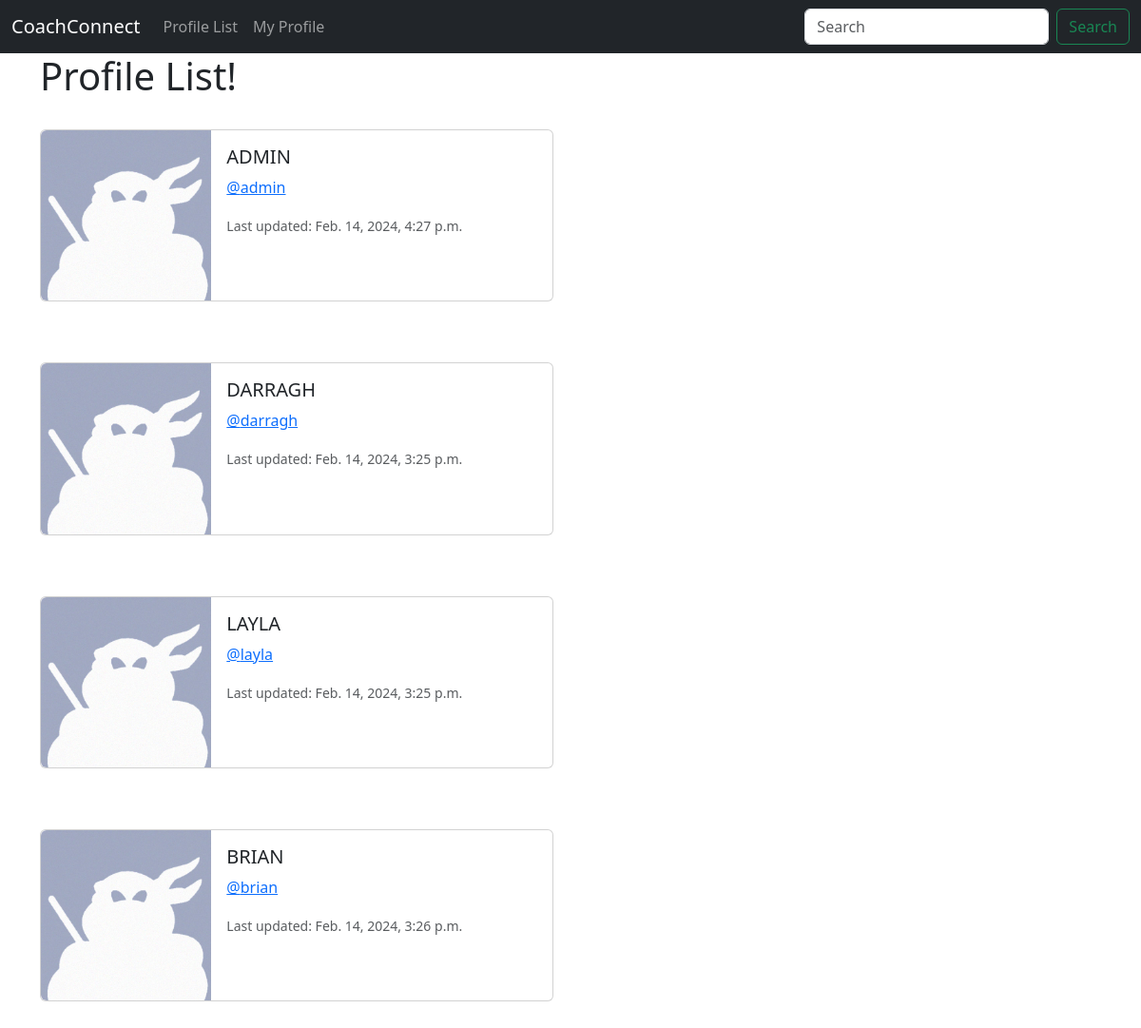
Page /profile_list/ (signed in) on the committed database.
### coachconnect/models.py (models this page shows, shortened)
class Profile(models.Model):
    user = models.OneToOneField(User, on_delete=models.CASCADE)
    follows = models.ManyToManyField(
        "self",
        related_name="followed_by",
        symmetrical=False,
        blank=True
    )
    date_modified = models.DateTimeField(User, auto_now = True)

### coachconnect/views.py (the view)
# urls.py: path('profile_list/', views.profile_list, name='profile_list'),
def profile_list(request):
    if request.user.is_authenticated:
        profiles = Profile.objects.exclude(user=request.user)
        return render(request, 'profile_list.html', {"profiles":profiles})
    else:
        messages.success(request, ("You must be logged in to use that page"))
        return redirect('dashboard')

### coachconnect/templates/profile_list.html
{% extends 'base.html' %}
{% load static %}
{% block content %}
    <h1>Profile List!</h1>
<br/>
{% if profiles %}
    {% for profile in profiles %}
        <div class="card mb-3" style="max-width: 540px;">
            <div class="row g-0">
              <div class="col-md-4">
                <img src="{% static 'images/default_pp.png' %}" class="img-fluid rounded-start" alt="Profile Pic">
              </div>
              <div class="col-md-8">
                <div class="card-body">
                  <h5 class="card-title">{{profile.user.username|upper}}</h5>
                  <p class="card-text"><a href="{% url 'profile' profile.user.id %}">@{{profile.user.username}}</a></p>
                  <p class="card-text"><small class="text-body-secondary">Last updated: {{ profile.date_modified }}</small></p>
                </div>
              </div>
            </div>
          </div>
        <br/><br/>
    {% endfor %}
{% endif %}
{% endblock %}

### rows in the picture
Profile: user.username "ADMIN", user.username "admin", date_modified "Feb. 14, 2024, 4:27 p.m."
Profile: user.username "DARRAGH", user.username "darragh", date_modified "Feb. 14, 2024, 3:25 p.m."
Profile: user.username "LAYLA", user.username "layla", date_modified "Feb. 14, 2024, 3:25 p.m."
Profile: user.username "BRIAN", user.username "brian", date_modified "Feb. 14, 2024, 3:26 p.m."
